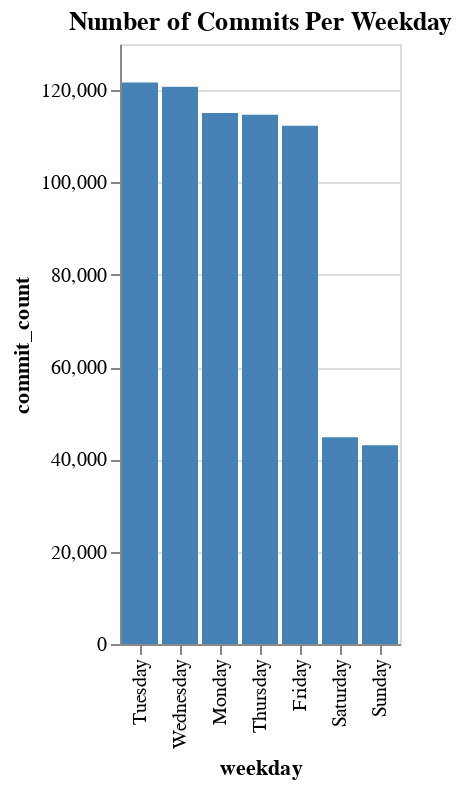

Notebook source saved alongside this figure:
### Markdown cell above
# 6) Number of Commits Per Weekday

### Code cell
query = """
SELECT FORMAT_DATE('%A', DATE(committer.date)) as weekday, COUNT(*) as commit_count
FROM `bruin-hiring.github_repos.sample_commits`
GROUP BY weekday
ORDER BY commit_count DESC;
"""
run_query_and_visualize(query, 'weekday', 'commit_count', chart_type='bar', title='Number of Commits Per Weekday')

### Figure 1 — Vega-Lite specification as saved in the notebook (floating-point values rounded to 4 significant figures)
{"config": {"view": {"continuousWidth": 300, "continuousHeight": 300}}, "data": {"name": "data-889384056f78f0ad334199a27cbd976f"}, "mark": {"type": "bar"}, "encoding": {"color": {"condition": {"param": "param_15", "value": "steelblue"}, "value": "lightgray"}, "tooltip": [{"field": "weekday", "type": "nominal"}, {"field": "commit_count", "type": "quantitative"}], "x": {"field": "weekday", "sort": "-y", "type": "nominal"}, "y": {"field": "commit_count", "type": "quantitative"}}, "params": [{"name": "param_15", "select": {"type": "point", "fields": ["weekday"]}, "bind": "legend"}, {"name": "param_16", "select": {"type": "interval", "encodings": ["x", "y"]}, "bind": "scales"}], "title": "Number of Commits Per Weekday", "$schema": "https://vega.github.io/schema/vega-lite/v5.17.0.json", "datasets": {"data-889384056f78f0ad334199a27cbd976f": [{"weekday": "Tuesday", "commit_count": 121674}, {"weekday": "Wednesday", "commit_count": 120722}, {"weekday": "Monday", "commit_count": 115061}, {"weekday": "Thursday", "commit_count": 114669}, {"weekday": "Friday", "commit_count": 112297}, {"weekday": "Saturday", "commit_count": 44814}, {"weekday": "Sunday", "commit_count": 43072}]}}
